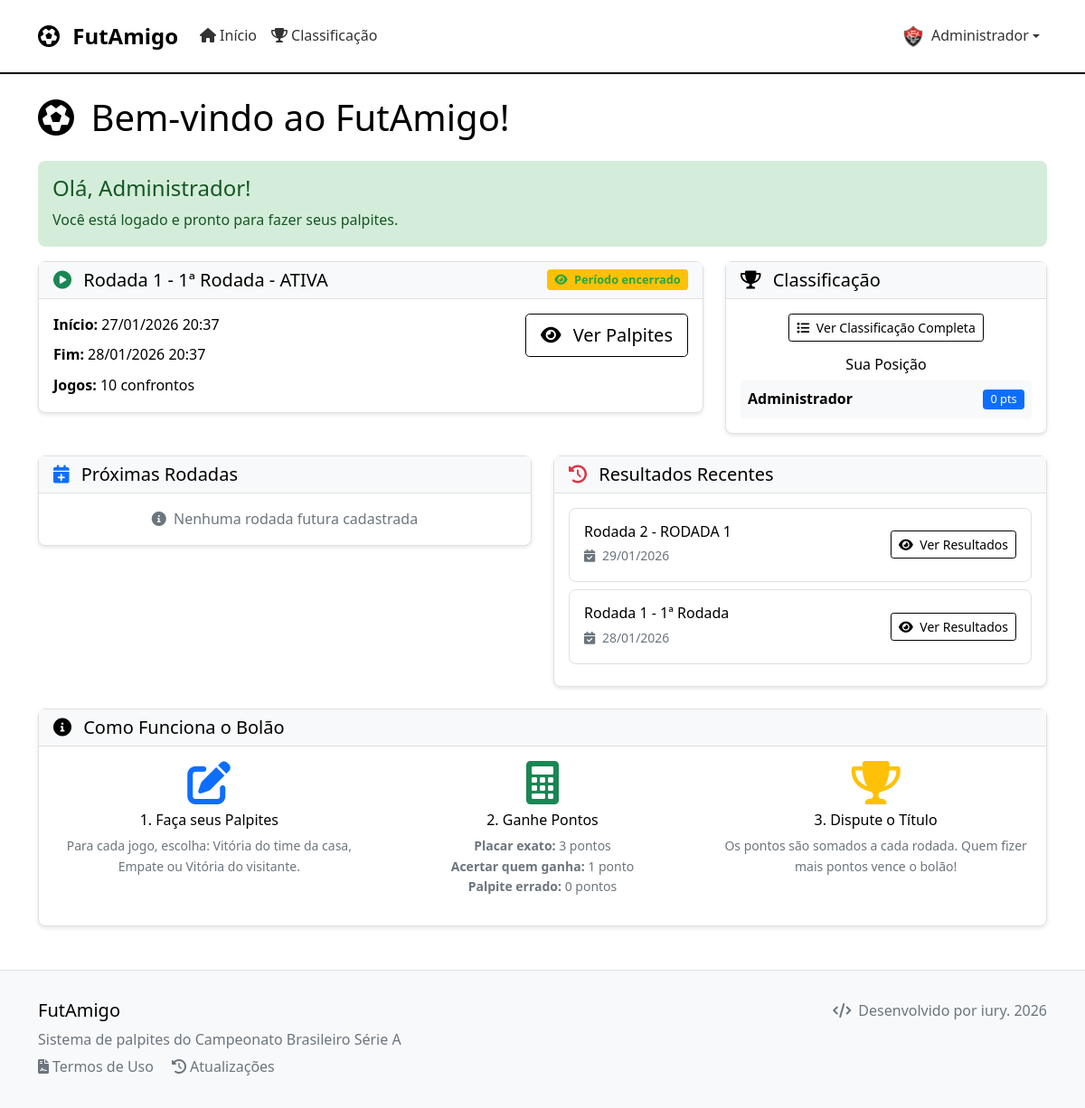
Page / (signed in) on the earlier database version.
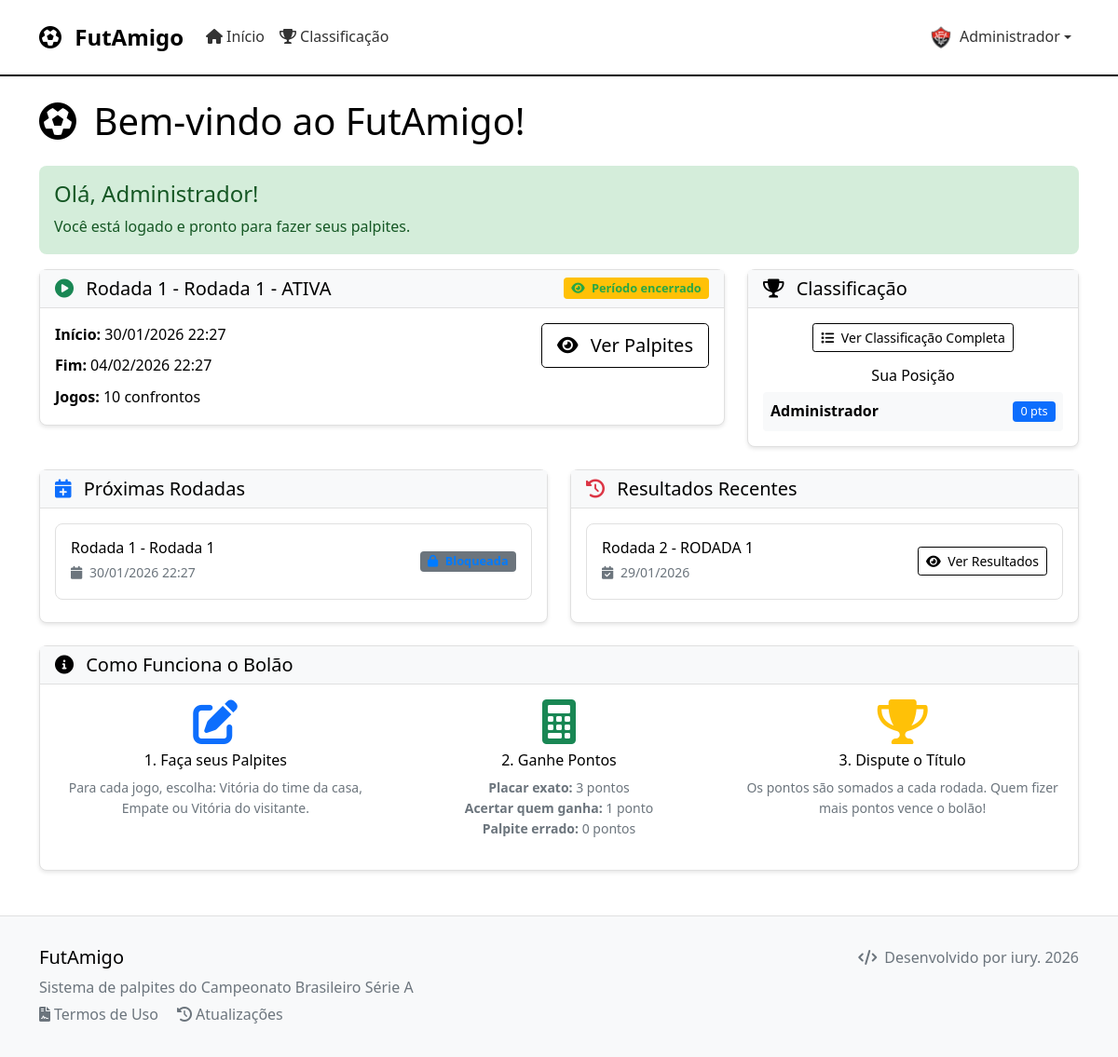
Same page on the later database version.
### bolao/models.py (models this page shows)
class Rodada(models.Model):
    numero = models.PositiveIntegerField(unique=True, validators=[MinValueValidator(1), MaxValueValidator(38)])
    nome = models.CharField(max_length=100, blank=True)  # Ex: "Rodada 1", "Final"
    data_inicio = models.DateTimeField()
    data_fim = models.DateTimeField()
    ativa = models.BooleanField(default=False)
    class Meta:
        verbose_name = 'Rodada'
        verbose_name_plural = 'Rodadas'
        ordering = ['numero']
    def __str__(self):
        return f"Rodada {self.numero}" + (f" - {self.nome}" if self.nome else "")
    @property
    def status(self):
        from django.utils import timezone
        now = timezone.now()
        if now < self.data_inicio:
            return 'futura'
        elif now <= self.data_fim and self.ativa:
            return 'atual'
        else:
            return 'encerrada'
    @property
    def pode_palpitar(self):
        return self.status == 'atual' and self.ativa

### bolao/views.py (the view)
# urls.py: path('', views.home, name='home'),
def home(request):
    rodada_atual = Rodada.objects.filter(ativa=True).first()
    rodadas_futuras = Rodada.objects.filter(data_inicio__gt=timezone.now()).order_by('numero')[:3]
    rodadas_passadas = Rodada.objects.filter(data_fim__lt=timezone.now()).order_by('-numero')[:3]
    participante = None
    atualizacao_nao_vista = None
    if request.user.is_authenticated:
        try:
            participante = request.user.participante
            from .models import AtualizacaoSite, AtualizacaoVista
            atualizacoes_ativas = AtualizacaoSite.objects.filter(ativa=True)
            atualizacoes_vistas = AtualizacaoVista.objects.filter(participante=participante).values_list('atualizacao_id', flat=True)
            atualizacao_nao_vista = atualizacoes_ativas.exclude(id__in=atualizacoes_vistas).first()
        except:
            pass
    context = {
        'rodada_atual': rodada_atual,
        'rodadas_futuras': rodadas_futuras,
        'rodadas_passadas': rodadas_passadas,
        'participante': participante,
        'atualizacao_nao_vista': atualizacao_nao_vista,
    }
    return render(request, 'bolao/home.html', context)

### bolao/models.py (called while the page is built)
    @property
    def pontos_totais(self):
        palpites = self.palpite_set.filter(jogo__resultado_finalizado=True)
        return sum(palpite.pontos_obtidos for palpite in palpites)

### bolao/templates/bolao/home.html (shortened to what the changed rows need)
{% extends 'bolao/base.html' %}
{% block content %}
<div class="row">
    <div class="col-12">
        <h1 class="mb-4">
            <i class="fas fa-futbol me-2"></i>
            Bem-vindo ao FutAmigo!
        </h1>
    </div>
</div>
<div class="row">
    {% if rodada_atual %}
    <div class="col-md-8 mb-4">
        <div class="card">
            <div class="card-header d-flex justify-content-between align-items-center">
                <h5 class="mb-0">
                    <i class="fas fa-play-circle me-2 text-success"></i>
                    {{ rodada_atual }} - ATIVA
                </h5>
                {% if rodada_atual.pode_palpitar %}
                    <span class="badge bg-success status-atual">
                        <i class="fas fa-clock me-1"></i>
                        Aberta para palpites
                    </span>
                {% else %}
                    <span class="badge bg-warning status-atual">
                        <i class="fas fa-eye me-1"></i>
                        Período encerrado
                    </span>
                {% endif %}
            </div>
            <div class="card-body">
                <div class="row">
                    <div class="col-md-6">
                        <p class="mb-2">
                            <strong>Início:</strong>
                            {{ rodada_atual.data_inicio|date:"d/m/Y H:i" }}
                        </p>
                        <p class="mb-2">
                            <strong>Fim:</strong>
                            {{ rodada_atual.data_fim|date:"d/m/Y H:i" }}
                        </p>
                        <p class="mb-0">
                            <strong>Jogos:</strong>
                            {{ rodada_atual.jogo_set.count }} confrontos
                        </p>
                    </div>
                    <div class="col-md-6 text-md-end">
                        {% if user.is_authenticated and participante %}
                            {% if rodada_atual.pode_palpitar %}
                                <a href="{% url 'rodada_palpites' rodada_atual.id %}" class="btn btn-primary btn-lg">
                                    <i class="fas fa-edit me-2"></i>
                                    Fazer Palpites
                                </a>
                            {% else %}
                                <a href="{% url 'rodada_palpites' rodada_atual.id %}" class="btn btn-outline-primary btn-lg">
                                    <i class="fas fa-eye me-2"></i>
                                    Ver Palpites
                                </a>
                            {% endif %}
                        {% elif user.is_authenticated %}
                            <p class="text-muted">
                                <i class="fas fa-user-times me-1"></i>
                                Você precisa ser cadastrado como participante
                            </p>
                        {% else %}
                            <p class="text-muted">
                                <i class="fas fa-lock me-1"></i>
                                Faça login para palpitar
                            </p>
                        {% endif %}
                    </div>
                </div>
            </div>
        </div>
    </div>
    {% endif %}
</div>
<div class="row">
    <div class="col-md-6 mb-4">
        <div class="card">
            <div class="card-body">
                {% if rodadas_futuras %}
                    {% for rodada in rodadas_futuras %}
                    <div class="jogo-item">
                        <div class="d-flex justify-content-between align-items-center">
                            <div>
                                <h6 class="mb-1">{{ rodada }}</h6>
                                <small class="text-muted">
                                    <i class="fas fa-calendar me-1"></i>
                                    {{ rodada.data_inicio|date:"d/m/Y H:i" }}
                                </small>
                            </div>
                            <span class="badge bg-secondary status-futura">
                                <i class="fas fa-lock me-1"></i>
                            </span>
                        </div>
                    </div>
                    {% endfor %}
                {% else %}
                    <p class="text-muted text-center mb-0">
                        <i class="fas fa-info-circle me-1"></i>
                        Nenhuma rodada futura cadastrada
                    </p>
                {% endif %}
            </div>
        </div>
    </div>
    <div class="col-md-6 mb-4">
        <div class="card">
            <div class="card-body">
                {% if rodadas_passadas %}
                    {% for rodada in rodadas_passadas %}
                    <div class="jogo-item">
                        <div class="d-flex justify-content-between align-items-center">
                            <div>
                                <h6 class="mb-1">{{ rodada }}</h6>
                                <small class="text-muted">
                                    <i class="fas fa-calendar-check me-1"></i>
                                    {{ rodada.data_fim|date:"d/m/Y" }}
                                </small>
                            </div>
                            <a href="{% url 'resultados_rodada' rodada.id %}" class="btn btn-outline-primary btn-sm">
                                <i class="fas fa-eye me-1"></i>
                                Ver Resultados
                            </a>
                        </div>
                    </div>
                    {% endfor %}
                {% else %}
                    <p class="text-muted text-center mb-0">
                        <i class="fas fa-info-circle me-1"></i>
                        Nenhuma rodada finalizada ainda
                    </p>
                {% endif %}
            </div>
        </div>
    </div>
</div>
{% endblock %}

Differences in the rows shown:
removed Rodada: numero+nome "Rodada 1 - 1ª Rodada", data_inicio "27/01/2026 20:37", data_fim "28/01/2026 20:37", jogo_set.count "10", data_fim "28/01/2026", shown under "Resultados Recentes"
added Rodada: numero+nome "Rodada 1 - Rodada 1", data_inicio "30/01/2026 22:27", data_fim "04/02/2026 22:27", jogo_set.count "10", shown under "Próximas Rodadas"
Other differences:
text no longer shown: "Nenhuma rodada futura cadastrada"
